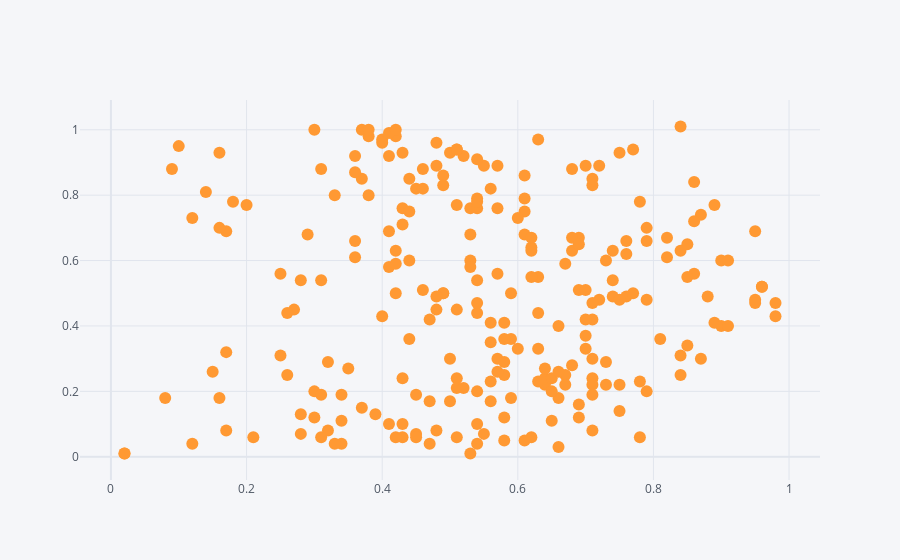

Notebook code for this chart:
### Markdown cell above
**Home team passes, second half**

### Code cell
df_soccer.loc[lambda df: (df['Team'] == 'Home') & (df['Period'] == 2) & (df['Type'] == 'PASS'), :] \
   .iplot(kind="scatter",x = "Start X", y = "Start Y", mode = "markers")

### Figure 1 — Plotly figure (JSON) as saved in the notebook; plotly's stock layout.template omitted (floating-point values rounded to 4 significant figures; data arrays with more than 128 entries replaced by an {"elided": "..."} marker saying what was removed)
{"data": [{"line": {"color": "rgba(255, 153, 51, 1.0)", "dash": "solid", "shape": "linear", "width": 1.3}, "marker": {"size": 12, "symbol": "circle"}, "mode": "markers", "name": "Start Y", "text": "", "type": "scatter", "x": {"elided": "250 float values"}, "y": {"elided": "250 float values"}}], "layout": {"legend": {"bgcolor": "#F5F6F9", "font": {"color": "#4D5663"}}, "paper_bgcolor": "#F5F6F9", "plot_bgcolor": "#F5F6F9", "title": {"font": {"color": "#4D5663"}}, "xaxis": {"gridcolor": "#E1E5ED", "showgrid": true, "tickfont": {"color": "#4D5663"}, "title": {"font": {"color": "#4D5663"}, "text": ""}, "zerolinecolor": "#E1E5ED"}, "yaxis": {"gridcolor": "#E1E5ED", "showgrid": true, "tickfont": {"color": "#4D5663"}, "title": {"font": {"color": "#4D5663"}, "text": ""}, "zerolinecolor": "#E1E5ED"}}}
